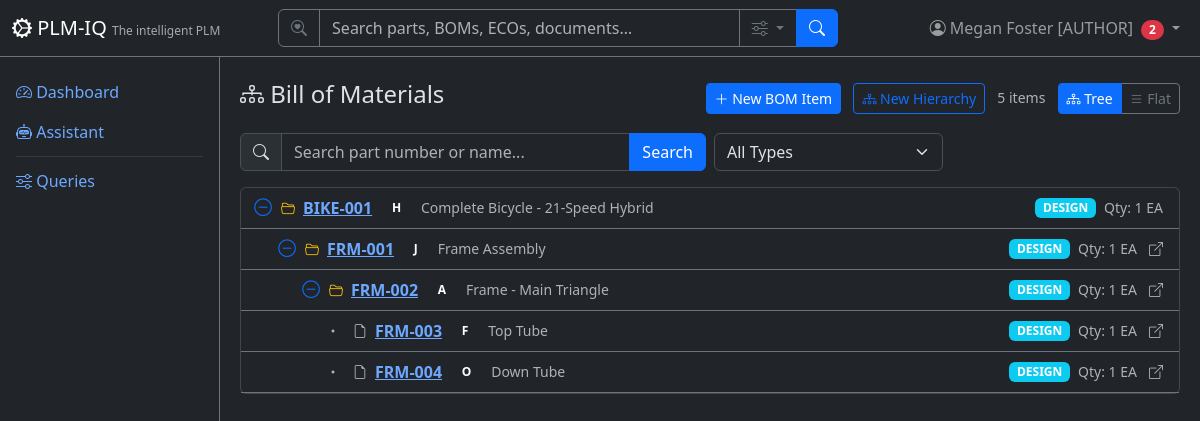
/bom (signed in), run on the app's committed database.
### app/models/tenant_user.py (models this page shows)
class User(Base):
    __tablename__ = "users"
    user_id = Column("user_id", Integer, primary_key=True, autoincrement=True)
    username = Column("username", String, unique=True, nullable=False)
    full_name = Column("full_name", String, nullable=False)
    email = Column("email", String)
    password_hash = Column("password_hash", String, nullable=False, default="")
    tenant_id = Column("tenant_id", Integer, ForeignKey("tenants.tenant_id"), nullable=False, default=1)
    tenant_key = Column("tenant_key", String, nullable=False)
    is_active = Column("is_active", Boolean, default=True)
    created_date = Column("created_date", String)
    role = Column("role", String, nullable=False, default="reader")
    tenant = relationship("Tenant", back_populates="users")
    favorites = relationship("Favorite", back_populates="user")

### app/models/bom.py (models this page shows)
class BomItem(Base):
    __tablename__ = "bom"
    id = Column("id", Integer, primary_key=True, autoincrement=True)
    level = Column("level", Integer, nullable=False)
    part_number = Column("part_number", String, ForeignKey("parts.part_number"), nullable=False)
    part_revision = Column("part_revision", String)
    part_name = Column("part_name", String)
    qty = Column("qty", Integer, nullable=False, default=1)
    uom = Column("uom", String)
    parent_assembly = Column("parent_assembly", String, ForeignKey("parts.part_number"))
    material_notes = Column("material_notes", String)
    bom_type = Column("bom_type", String, nullable=False, default="DESIGN")
    tenant_id = Column("tenant_id", Integer, ForeignKey("tenants.tenant_id"))
    tenant_key = Column("tenant_key", String, nullable=False)
    part = relationship("Part", back_populates="bom_items", foreign_keys=[part_number])
    parent = relationship("Part", foreign_keys=[parent_assembly])

### app/routers/bom.py (the view)
@router.get("", response_class=HTMLResponse)
def list_bom(
    request: Request,
    q: Optional[str] = Query(None, description="Search by part number or name"),
    bom_type: Optional[str] = Query(None, description="Filter by BOM type"),
    view: Optional[str] = Query("tree", description="View mode: tree or flat"),
    page: int = Query(1, ge=1),
    db: TenantScopedSession = Depends(get_tenant_db),
):
    user = require_user(request, db)
    ctx = auth_context(request, db)
    query = db.query(BomItem)
    if q:
        query = query.filter(
            or_(
                BomItem.part_number.ilike(f"%{q}%"),
                BomItem.part_name.ilike(f"%{q}%"),
            )
        )
    if bom_type:
        query = query.filter(BomItem.bom_type == bom_type)
    total = query.count()
    offset = (page - 1) * DEFAULT_PAGE_SIZE
    all_items = query.order_by(BomItem.level, BomItem.part_number).all()
    items = all_items[offset:offset + DEFAULT_PAGE_SIZE]
    tree = _build_tree(all_items)
    return HTMLResponse(content=render(
        "bom/list.html",
        **ctx,
        items=items,
        tree=tree,
        tree_total=len(all_items),
        page=page,
        total=total,
        pages=(total + DEFAULT_PAGE_SIZE - 1) // DEFAULT_PAGE_SIZE,
        q=q or "",
        bom_type_filter=bom_type or "",
        view_mode=view or "tree",
        bom_types=["DESIGN", "AS_BUILT", "AS_SHIPPED", "AS_MAINTAINED"],
    ))

### app/templates/bom/list.html (shortened to what this page needs)
{% extends "base.html" %}
{% block content %}
<div class="d-flex justify-content-between align-items-center mb-3">
    <h4><i class="bi bi-diagram-3"></i> Bill of Materials</h4>
    <div>
        {% if current_user and current_user.role == 'author' %}
        <a href="/bom/new" class="btn btn-sm btn-primary me-2"><i class="bi bi-plus-lg"></i> New BOM Item</a>
        <a href="/bom/hierarchy" class="btn btn-sm btn-outline-primary me-2"><i class="bi bi-diagram-3"></i> New Hierarchy</a>
        {% endif %}
        <span class="text-muted small me-2">{{ tree_total }} items</span>
        <div class="btn-group btn-group-sm">
            <a href="?view=tree{% if q %}&q={{ q }}{% endif %}{% if bom_type_filter %}&bom_type={{ bom_type_filter }}{% endif %}" class="btn btn-outline-primary {% if view_mode == 'tree' %}active{% endif %}">
                <i class="bi bi-diagram-3"></i> Tree
            </a>
            <a href="?view=flat{% if q %}&q={{ q }}{% endif %}{% if bom_type_filter %}&bom_type={{ bom_type_filter }}{% endif %}" class="btn btn-outline-secondary {% if view_mode == 'flat' %}active{% endif %}">
                <i class="bi bi-list"></i> Flat
            </a>
        </div>
    </div>
</div>
<form method="GET" class="row g-2 mb-3">
    <div class="col-md-6">
        <div class="input-group">
            <span class="input-group-text"><i class="bi bi-search"></i></span>
            <input type="text" name="q" class="form-control" placeholder="Search part number or name..." value="{{ q }}">
            <button class="btn btn-primary" type="submit">Search</button>
        </div>
    </div>
    <div class="col-md-3">
        <select name="bom_type" class="form-select" onchange="this.form.submit()">
            <option value="">All Types</option>
        </select>
    </div>
</form>
{% if view_mode == 'flat' %}
    <div class="table-responsive">
        <table class="table table-striped table-hover align-middle">
            <thead class="table-dark">
                <tr><th>Level</th><th>Part Number</th><th>Revision</th><th>Name</th><th>Qty</th><th>UOM</th><th>Parent</th><th>BOM Type</th><th>Notes</th></tr>
            </thead>
            <tbody>
                {% for item in items %}
                <tr>
                    <td>{{ item.level }}</td>
                    <td><a href="/parts/{{ item.part_number }}">{{ item.part_number }}</a></td>
                    <td>{{ item.part_revision or '-' }}</td>
                    <td>{{ item.part_name or '-' }}</td>
                    <td>{{ item.qty }}</td>
                    <td>{{ item.uom or '-' }}</td>
                    <td>{% if item.parent_assembly %}<a href="/bom/tree/{{ item.parent_assembly }}" class="small">{{ item.parent_assembly }}</a>{% else %}-{% endif %}</td>
                    <td><span class="badge bg-info badge-status">{{ item.bom_type }}</span></td>
                    <td><small class="text-muted">{{ (item.material_notes or '')|truncate(30) or '-' }}</small></td>
                </tr>
                {% else %}
                <tr><td colspan="9" class="text-center text-muted py-4">No BOM items.</td></tr>
                {% endfor %}
            </tbody>
        </table>
    </div>
    {% if pages > 1 %}
    <nav><ul class="pagination justify-content-center">
        <li class="page-item {% if page <= 1 %}disabled{% endif %}">
            <a class="page-link" href="?view=flat&page={{ page - 1 }}{% if q %}&q={{ q }}{% endif %}{% if bom_type_filter %}&bom_type={{ bom_type_filter }}{% endif %}">Previous</a>
        </li>
        {% for p in range(1, pages + 1) %}
        <li class="page-item {% if p == page %}active{% endif %}">
            <a class="page-link" href="?view=flat&page={{ p }}{% if q %}&q={{ q }}{% endif %}{% if bom_type_filter %}&bom_type={{ bom_type_filter }}{% endif %}">{{ p }}</a>
        </li>
        {% endfor %}
        <li class="page-item {% if page >= pages %}disabled{% endif %}">
            <a class="page-link" href="?view=flat&page={{ page + 1 }}{% if q %}&q={{ q }}{% endif %}{% if bom_type_filter %}&bom_type={{ bom_type_filter }}{% endif %}">Next</a>
        </li>
    </ul></nav>
    {% endif %}
{% else %}
    <div class="card">
        <div class="card-body p-0">
            {% if tree %}
            <div class="bom-tree" id="bomTree">
                {% macro render_tree_node(node, depth=0) %}
                {% set has_children = node.children|length > 0 %}
                {% set node_id = 'node-' ~ node.item.id %}
                <div class="bom-tree-node" data-node-id="{{ node_id }}">
                    <div class="bom-tree-row d-flex align-items-center gap-2 px-3 py-2 border-bottom border-secondary" style="padding-left: {{ depth * 24 + 12 }}px !important;">
                        {% if has_children %}
                        <button class="btn btn-sm p-0 border-0 bg-transparent toggle-btn" data-target="{{ node_id }}" type="button" style="width: 20px; line-height: 1; font-size: 1.1rem;">
                            <i class="bi bi-dash-circle text-primary"></i>
                        </button>
                        {% else %}
                        <span style="width: 20px; display: inline-block;">
                            <i class="bi bi-dot text-muted"></i>
                        </span>
                        {% endif %}
                        <i class="bi {% if has_children %}bi-folder2-open text-warning{% else %}bi-file-earmark text-muted{% endif %} small"></i>
                        <a href="/parts/{{ node.item.part_number }}" class="fw-bold text-nowrap">{{ node.item.part_number }}</a>
                        {% if node.item.part_revision %}<span class="badge bg-dark badge-status ms-1">{{ node.item.part_revision }}</span>{% endif %}
                        <small class="text-muted text-truncate ms-1">{{ node.item.part_name }}</small>
                        <span class="badge bg-info badge-status ms-auto">{{ node.item.bom_type }}</span>
                        <span class="text-muted small text-nowrap">Qty: {{ node.item.qty }} {{ node.item.uom }}</span>
                        {% if node.item.parent_assembly %}
                        <a href="/bom/tree/{{ node.item.parent_assembly }}" class="small text-muted ms-1" title="Parent: {{ node.item.parent_assembly }}">
                            <i class="bi bi-box-arrow-up-right"></i>
                        </a>
                        {% endif %}
                    </div>
                    {% if has_children %}
                    <div class="bom-tree-children" id="{{ node_id }}">
                        {% for child in node.children %}
                            {{ render_tree_node(child, depth + 1) }}
                        {% endfor %}
                    </div>
                    {% endif %}
                </div>
                {% endmacro %}
                {% for root in tree %}
                    {{ render_tree_node(root, 0) }}
                {% endfor %}
            </div>
            {% else %}
            <div class="text-center text-muted py-4">No BOM items found for the current filters.</div>
            {% endif %}
        </div>
    </div>
{% endif %}
{% endblock %}

### app/templates/base.html (shortened to what this page needs)
<!DOCTYPE html>
<html lang="en" data-bs-theme="dark">
<head>
    <link href="https://cdn.jsdelivr.net/npm/bootstrap@5.3.3/dist/css/bootstrap.min.css" rel="stylesheet">
    <link href="https://cdn.jsdelivr.net/npm/bootstrap-icons@1.11.3/font/bootstrap-icons.css" rel="stylesheet">
</head>
<body>
    <nav class="navbar navbar-expand-md navbar-dark bg-dark fixed-top border-bottom border-secondary">
        <div class="container-fluid">
            <a class="navbar-brand" href="/">
                <i class="bi bi-gear-wide-connected"></i> PLM-IQ
                <small class="d-none d-md-inline">The intelligent PLM</small>
            </a>
            <div class="collapse navbar-collapse" id="navMenu">
                {% if current_user %}
                <form class="d-flex mx-auto my-2 my-md-0" role="search" action="/search" method="get" style="width: 100%; max-width: 560px;">
                    <div class="input-group">
                        <span class="input-group-text bg-dark border-secondary text-secondary"><i class="bi bi-search-heart"></i></span>
                        <input type="search" name="q" class="form-control bg-dark text-light border-secondary" placeholder="Search parts, BOMs, ECOs, documents…" aria-label="Search">
                        <button class="btn btn-outline-secondary dropdown-toggle" type="button" data-bs-toggle="dropdown" data-bs-auto-close="outside" title="Search options">
                            <i class="bi bi-sliders"></i>
                        </button>
                        <button class="btn btn-primary" type="submit"><i class="bi bi-search"></i></button>
                    </div>
                </form>
                {% endif %}
                <ul class="navbar-nav ms-auto align-items-center">
                    {% if current_user %}
                    <li class="nav-item dropdown">
                        <a class="nav-link dropdown-toggle position-relative" href="#" role="button" data-bs-toggle="dropdown" aria-label="Profile Menu" title="Profile Menu">
                            <i class="bi bi-person-circle"></i>
                            <span class="d-none d-md-inline">{{ current_user.full_name }} [{{ current_user.role|upper if current_user.role else 'SUPERUSER' }}]</span>
                            {% if unread_count|default(0) > 0 %}<span class="badge bg-danger rounded-pill ms-1">{{ unread_count }}</span>{% endif %}
                        </a>
                    </li>
                    {% else %}
                    <li class="nav-item">
                        <a class="nav-link" href="/login"><i class="bi bi-box-arrow-in-right"></i> Sign In</a>
                    </li>
                    {% endif %}
                </ul>
            </div>
        </div>
    </nav>
    <div class="sidebar bg-dark border-end border-secondary pt-3">
        <ul class="nav nav-pills flex-column">
            <li class="nav-item">
                <a class="nav-link" href="/"><i class="bi bi-speedometer2"></i> Dashboard</a>
            </li>
            <li class="nav-item">
                <a class="nav-link" href="/assistant"><i class="bi bi-robot"></i> Assistant</a>
            </li>
            <li class="nav-item">
                <hr class="nav-divider my-1 mx-3 border-secondary">
            </li>
            <li class="nav-item">
                <a class="nav-link" href="/queries"><i class="bi bi-sliders"></i> Queries</a>
            </li>
        </ul>
    </div>
    <div class="main-content">
        {% block content %}{% endblock %}
    </div>
</body>
</html>

### app/templates/base.html (style rules this page uses)
body { padding-top: 60px; }
.sidebar { position: fixed; top: 56px; bottom: 0; left: 0; width: 220px; overflow-y: auto; }
.main-content { margin-left: 220px; padding: 20px; }
.navbar-brand small { font-size: 0.75rem; opacity: 0.6; }
.badge-status { font-size: 0.75rem; }

### app/templates/bom/list.html (style rules this page uses)
.toggle-btn { cursor: pointer; }

### data on the page
User: full_name "Megan Foster", role "AUTHOR"
BomItem: item.part_number "BIKE-001", item.part_revision "H", item.part_name "Complete Bicycle - 21-Speed Hybrid", item.bom_type "DESIGN", item.qty "1", item.uom "EA"
BomItem: item.part_number "FRM-001", item.part_revision "J", item.part_name "Frame Assembly", item.bom_type "DESIGN", item.qty "1", item.uom "EA"
BomItem: item.part_number "FRM-002", item.part_revision "A", item.part_name "Frame - Main Triangle", item.bom_type "DESIGN", item.qty "1", item.uom "EA"
BomItem: item.part_number "FRM-003", item.part_revision "F", item.part_name "Top Tube", item.bom_type "DESIGN", item.qty "1", item.uom "EA"
BomItem: item.part_number "FRM-004", item.part_revision "O", item.part_name "Down Tube", item.bom_type "DESIGN", item.qty "1", item.uom "EA"

### other printed values
{{ unread_count }} "2"
{{ tree_total }} "5"
